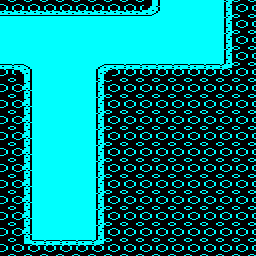

The image is a tile-based game level rendered from a .tmx file. Its description and complete source (layers, tilesets, objects, tile grids) follow:
An orthogonal 16x16 tile map with 16x16 px tiles, 1 tile layer (Tile Layer 1) and 2 objects (2x edge_exit).

<map version="1.8" tiledversion="1.8.2" orientation="orthogonal" renderorder="right-down" width="16" height="16" tilewidth="16" tileheight="16" infinite="0" backgroundcolor="#00ffff" nextlayerid="4" nextobjectid="11">
 <tileset firstgid="1" source="../../tiled/porthole.tsx" />
 <layer id="1" name="Tile Layer 1" width="16" height="16">
  <data encoding="csv">
35,35,35,35,35,35,35,35,35,40,1,1,1,1,36,54,
1,1,1,1,1,1,1,1,1,1,1,1,1,1,36,54,
1,1,1,1,1,1,1,1,1,1,1,1,1,1,36,54,
1,1,1,1,1,1,1,1,1,1,1,1,1,1,36,54,
33,37,1,1,1,1,38,33,33,33,33,33,33,33,42,54,
54,34,1,1,1,1,36,54,54,54,54,54,54,54,54,54,
54,34,1,1,1,1,36,54,54,54,54,54,54,54,54,54,
54,34,1,1,1,1,36,54,54,54,54,54,54,54,54,54,
54,34,1,1,1,1,36,54,54,54,54,54,54,54,54,54,
54,34,1,1,1,1,36,54,54,54,54,54,54,54,54,54,
54,34,1,1,1,1,36,54,54,54,54,54,54,54,54,54,
54,34,1,1,1,1,36,54,54,54,54,54,54,54,54,54,
54,34,1,1,1,1,36,54,54,54,54,54,54,54,54,54,
54,34,1,1,1,1,36,54,54,54,54,54,54,54,54,54,
54,34,1,1,1,1,36,54,54,54,54,54,54,54,54,54,
54,41,33,33,33,33,42,54,54,54,54,54,54,54,54,54
</data>
 </layer>
 <objectgroup id="2" name="objects" />
 <objectgroup id="3" name="meta">
  <object id="9" name="edge_exit_06" type="edge_exit" x="0" y="16" width="16" height="48">
   <properties>
    <property name="id" value="edge_exit_06" />
    <property name="to" value="room02" />
   </properties>
  </object>
  <object id="10" name="edge_exit_07" type="edge_exit" x="160" y="0" width="64" height="16">
   <properties>
    <property name="id" value="edge_exit_07" />
    <property name="to" value="room04" />
   </properties>
  </object>
 </objectgroup>
</map>
